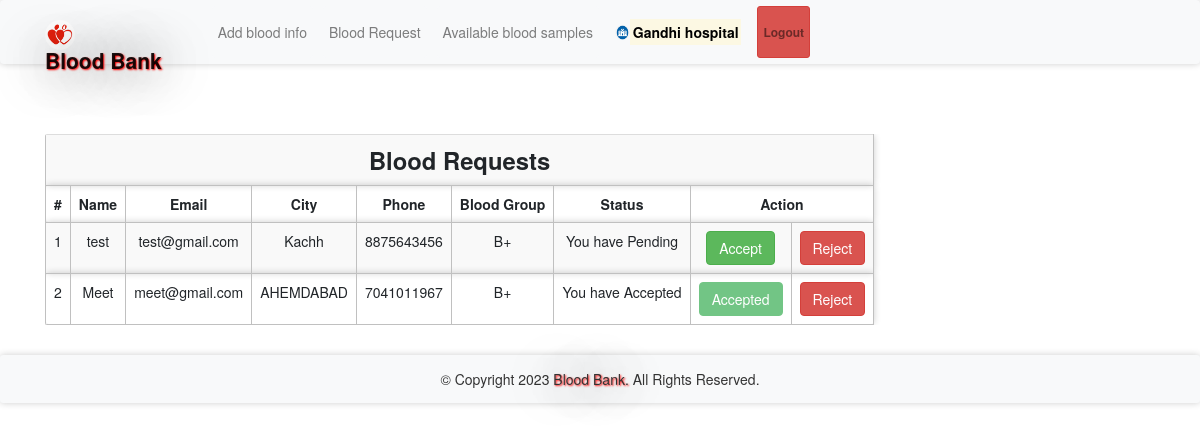
The app's page /bloodrequest.php (signed in) with its own data.
### tables this page shows
CREATE TABLE `bloodrequest` (
  `reqid` int(11) NOT NULL,
  `hid` int(11) NOT NULL,
  `rid` int(11) NOT NULL,
  `bg` varchar(11) NOT NULL,
  `status` varchar(100) NOT NULL DEFAULT 'Pending'
);

CREATE TABLE `receivers` (
  `id` int(11) NOT NULL,
  `rname` varchar(100) NOT NULL,
  `remail` varchar(100) NOT NULL,
  `rpassword` varchar(100) NOT NULL,
  `rphone` varchar(100) NOT NULL,
  `rbg` varchar(10) NOT NULL,
  `rcity` varchar(100) NOT NULL
);

### message.php (called while the page is built, shortened)
<?php $counter=0; if(isset($_GET['msg'])) { ?>
	<div class="col-5 alert alert alert-success alert-dismissible fade show card" id="message">
		<button type="button" class="close" data-dismiss="alert" title="close">&times;</button><?php echo $_GET['msg'];?>
	</div>
<?php }?>

### bloodrequest.php (the view, shortened to what this page needs)
<?php
require 'file/connection.php';
  if(!isset($_SESSION['hid']))
  {
  header('location:login.php');
  }
  else {
    $hid = $_SESSION['hid'];
    $sql = "select bloodrequest.*, receivers.* from bloodrequest, receivers where hid='$hid' && bloodrequest.rid=receivers.id";
    $result = mysqli_query($conn, $sql);
?>
<!DOCTYPE html>
<html>
<?php require 'head.php'; ?>
<body>
	<?php require 'header.php'; ?>
	<div class="container cont">
		<?php require 'message.php'; ?>
	<table class="table table-responsive table-striped rounded mb-5">
		<tr><th colspan="9" class="title">Blood requests</th></tr>
		<tr>
			<th>#</th>
			<th>Name</th>
			<th>Email</th>
			<th>City</th>
			<th>Phone</th>
			<th>Blood Group</th>
			<th>Status</th>
			<th colspan="2">Action</th>
		</tr>
		<?php while($row = mysqli_fetch_array($result)) { ?>
		<tr>
			<td><?php echo ++$counter;?></td>
			<td><?php echo $row['rname'];?></td>
			<td><?php echo $row['remail'];?></td>
			<td><?php echo $row['rcity'];?></td>
			<td><?php echo $row['rphone'];?></td>
			<td><?php echo $row['bg'];?></td>
			<td><?php echo 'You have '.$row['status'];?></td>
			<td><?php if($row['status'] == 'Accepted'){ ?> <a href="" class="btn btn-success disabled">Accepted</a> <?php }
			else{ ?>
				<a href="file/accept.php?reqid=<?php echo $row['reqid'];?>" class="btn btn-success">Accept</a>
			<?php } ?>
			</td>
			<td><?php if($row['status'] == 'Rejected'){ ?> <a href="" class="btn btn-danger disabled">Rejected</a> <?php }
			else{ ?>
				<a href="file/reject.php?reqid=<?php echo $row['reqid'];?>" class="btn btn-danger">Reject</a>
			<?php } ?>
			</td>
		</tr>
		<?php } ?>
	</table>
</div>
    <?php require 'footer.php'; ?>
</body>
</html>
<?php } ?>

### css/style.css (style rules this page uses)
.cont { padding-top: 40px; text-align: justify; font-size: 1em; }
.card ,nav, .footer,tr,video { border-radius: 3px; transition: all 200ms ease-out; box-shadow: 0px 0px 7px rgba(0, 0, 0, 0.2); }
tr,th,td { border:0.1px solid silver; text-align: center; }
.title { font-weight: bold; font-size: 1.7em; text-transform: capitalize; text-align: center; }
a:link { text-decoration: none; }

### records on screen
bloodrequest: receivers.rname "test", receivers.remail "test@gmail.com", receivers.rcity "Kachh", receivers.rphone "8875643456", bg "B+", status "Pending"
bloodrequest: receivers.rname "Meet", receivers.remail "meet@gmail.com", receivers.rcity "AHEMDABAD", receivers.rphone "7041011967", bg "B+", status "Accepted"

### other values on screen
$_SESSION['hname'] "Gandhi hospital"
